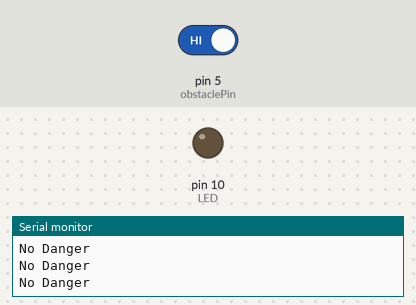
The sketch below on a simulated Arduino Uno, built with avr-gcc and run on an emulated ATmega328P. Parts: output pins drawn as LEDs (lit = HIGH), the last lines printed to the serial monitor. The test bench sets the inputs (shaded band); at power-on: pin 5 (obstaclePin) HIGH.

Above: at 1.2 s.
1.3 s: pin 5 (obstaclePin) driven LOW
At 2.1 s:
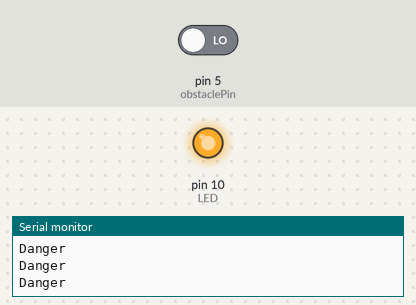
2.9 s: pin 5 (obstaclePin) driven HIGH
At 3.3 s:
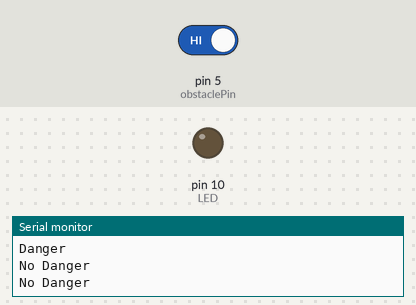
Timing chart, 0 to 5.9 s (numbered marks = the images above; inputs shaded):
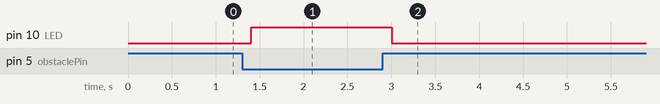

The sketch:

IR_sensor.ino
```cpp
int LED = 10;
int obstaclePin = 5;
int hasObstacle ;

void setup() {
  pinMode(LED, OUTPUT);
  pinMode(obstaclePin, INPUT);
  Serial.begin(9600);
}
void loop() {
  hasObstacle = digitalRead(obstaclePin);
  if (hasObstacle == LOW)
  {
    Serial.println("Danger");
    digitalWrite(LED, HIGH);
  }
  else
  {
    Serial.println("No Danger");
    digitalWrite(LED, LOW);
  }
  delay(200);
}
```

Measured:
- after the input at 1.3 s, pin 10 (LED): LOW → HIGH after 0.10 s
- after the input at 2.9 s, pin 10 (LED): HIGH → LOW after 0.10 s
